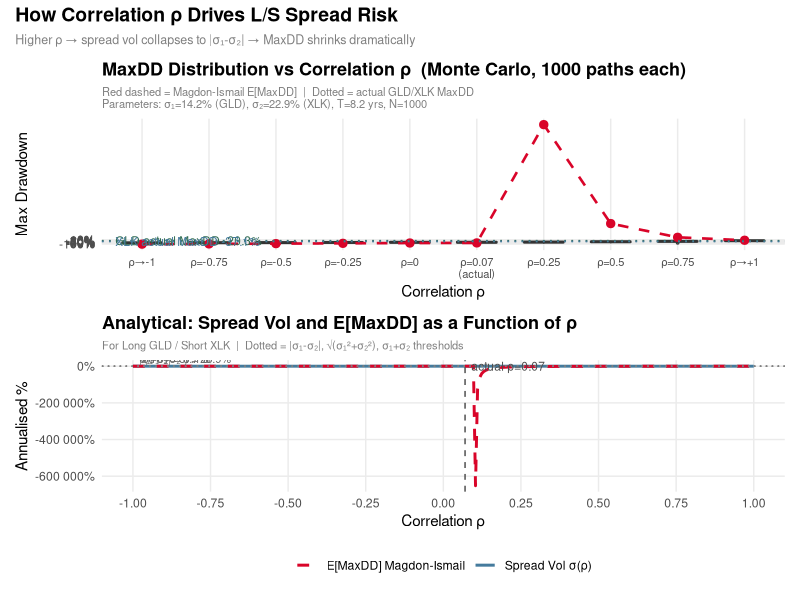

Recreate this plot in R.
################################################################################
# FILE    : utility/plot_spread_vol_vs_rho.R
# Purpose : Visualise how correlation ρ drives spread volatility AND MaxDD
#           via Monte Carlo simulation + Magdon-Ismail analytical overlay
#
# QUESTION: Given two assets (GLD-like, XLK-like), how does the L/S spread
#           MaxDD distribution shift as ρ moves from -1 to +1?
#
# TWO PANELS
#   Panel 1 : Boxplot of simulated MaxDD across ρ grid
#              + Magdon-Ismail E[MaxDD] line overlay
#   Panel 2 : Analytical spread vol curve σ_spread(ρ) with key annotations
#              (deterministic — no simulation needed)
################################################################################

library(MASS)          # mvrnorm — load before tidyverse
library(tidyverse)
library(scales)
library(patchwork)

# ── Parameters (GLD vs XLK empirical) ────────────────────────────────────────
MU1    <- 0.191          # GLD ann drift
MU2    <- 0.158          # XLK ann drift
SIG1   <- 0.142          # GLD ann vol
SIG2   <- 0.229          # XLK ann vol
T_YRS  <- 8.17           # horizon in years
T_DAYS <- round(T_YRS * 252)
N_SIM  <- 1000           # MC paths per ρ

# Daily params
mu1_d  <- MU1  / 252
mu2_d  <- MU2  / 252
sig1_d <- SIG1 / sqrt(252)
sig2_d <- SIG2 / sqrt(252)

# ── ρ grid ────────────────────────────────────────────────────────────────────
# Avoid ±1 exactly (singular covariance); use ±0.995 as stand-ins
rho_grid <- c(-0.995, -0.75, -0.50, -0.25, 0, 0.07, 0.25, 0.50, 0.75, 0.995)
rho_labels <- c("ρ→-1", "ρ=-0.75", "ρ=-0.5", "ρ=-0.25",
                 "ρ=0",  "ρ=0.07\n(actual)", "ρ=0.25", "ρ=0.5",
                 "ρ=0.75", "ρ→+1")

# ── Magdon-Ismail E[MaxDD] ────────────────────────────────────────────────────
# For GBM with ann drift μ and ann vol σ over T years
# Handles μ ≤ 0 (random walk regime) and μ > 0 (drift regime)
magdon_mdd <- function(sigma, mu, T_years) {
  if (mu <= 0 || is.nan(mu))
    return(sigma * sqrt(T_years))           # zero/negative drift → σ√T
  S <- mu / sigma
  (sigma / S) * (log(S * sqrt(T_years)) + 0.35)
}

# ── Running MaxDD helper ──────────────────────────────────────────────────────
max_dd_from_returns <- function(r) {
  w  <- cumprod(1 + r)
  dd <- (w - cummax(w)) / cummax(w)
  min(dd, na.rm = TRUE)
}

# ── Monte Carlo simulation ────────────────────────────────────────────────────
cat("Running MC simulation...\n")

mc_df <- map_dfr(seq_along(rho_grid), function(i) {
  rho <- rho_grid[i]

  Sigma_mat <- matrix(c(sig1_d^2,          rho * sig1_d * sig2_d,
                         rho * sig1_d * sig2_d, sig2_d^2), 2, 2)

  # Annualised spread vol (analytical)
  sig_spread_ann <- sqrt(SIG1^2 + SIG2^2 - 2 * rho * SIG1 * SIG2)

  # Spread ann drift (arithmetic) and geometric drift (for Magdon-Ismail)
  mu_spread_arith <- MU1 - MU2
  mu_spread_geo   <- mu_spread_arith - 0.5 * sig_spread_ann^2

  # Magdon-Ismail expected MaxDD
  mdd_theory <- magdon_mdd(sig_spread_ann, mu_spread_geo, T_YRS)

  # Simulated MaxDD paths
  sim_mdd <- map_dbl(seq_len(N_SIM), function(j) {
    ret    <- mvrnorm(T_DAYS, mu = c(mu1_d, mu2_d), Sigma = Sigma_mat)
    r_spr  <- ret[, 1] - ret[, 2]
    max_dd_from_returns(r_spr)
  })

  tibble(
    rho            = rho,
    rho_label      = rho_labels[i],
    max_dd_sim     = sim_mdd,
    mdd_theory     = mdd_theory,
    sig_spread_ann = sig_spread_ann
  )
}, .progress = TRUE)

cat("Done.\n")

# Factor order for x-axis
mc_df <- mc_df %>%
  mutate(rho_label = factor(rho_label, levels = rho_labels))

# ── Analytical spread vol curve (no simulation) ───────────────────────────────
rho_fine <- seq(-1, 1, length.out = 300)
vol_curve_df <- tibble(
  rho            = rho_fine,
  sig_spread     = sqrt(SIG1^2 + SIG2^2 - 2 * rho_fine * SIG1 * SIG2) * 100,
  mu_spread_geo  = (MU1 - MU2) - 0.5 * (SIG1^2 + SIG2^2 - 2 * rho_fine * SIG1 * SIG2),
  mdd_theory     = map2_dbl(sig_spread / 100, mu_spread_geo,
                             ~ magdon_mdd(.x, .y, T_YRS)) * 100
)

# Key annotation points
key_pts <- tibble(
  rho   = c(-0.995,  0,     0.07,  0.995),
  label = c("ρ→-1", "ρ=0", "actual\nρ=0.07", "ρ→+1"),
  sig_spread = sqrt(SIG1^2 + SIG2^2 - 2 * rho * SIG1 * SIG2) * 100
) %>%
  mutate(sig_spread = sqrt(SIG1^2 + SIG2^2 - 2 * rho * SIG1 * SIG2) * 100)

# Threshold lines
thresh_df <- tibble(
  yintercept = c(abs(SIG1 - SIG2), sqrt(SIG1^2 + SIG2^2), SIG1 + SIG2) * 100,
  label      = c(sprintf("|σ₁-σ₂| = %.1f%%", abs(SIG1-SIG2)*100),
                 sprintf("√(σ₁²+σ₂²) = %.1f%%", sqrt(SIG1^2+SIG2^2)*100),
                 sprintf("σ₁+σ₂ = %.1f%%", (SIG1+SIG2)*100))
)

# ── PLOT 1: MaxDD boxplot + theory line ───────────────────────────────────────
theory_pts <- mc_df %>%
  distinct(rho_label, mdd_theory) %>%
  mutate(mdd_theory = -mdd_theory * 100)   # convert to % negative

p1 <- ggplot(mc_df, aes(x = rho_label, y = max_dd_sim * 100)) +

  # Boxplot distribution of simulated MaxDD
  geom_boxplot(aes(fill = rho), width = 0.6, outlier.size = 0.6,
               outlier.alpha = 0.4, alpha = 0.75) +

  # Magdon-Ismail E[MaxDD] line
  geom_line(data = theory_pts,
            aes(x = rho_label, y = mdd_theory, group = 1),
            colour = "#D90429", linewidth = 0.9, linetype = "dashed") +
  geom_point(data = theory_pts,
             aes(x = rho_label, y = mdd_theory),
             colour = "#D90429", size = 2.5) +

  # Actual GLD/XLK MaxDD reference lines
  geom_hline(yintercept = -20.3, linetype = "dotted",
             colour = "#2D6A4F", linewidth = 0.6) +
  geom_hline(yintercept = -37.1, linetype = "dotted",
             colour = "#457B9D", linewidth = 0.6) +
  annotate("text", x = 0.6, y = -19,   label = "GLD actual MaxDD -20.3%",
           colour = "#2D6A4F", size = 3, hjust = 0) +
  annotate("text", x = 0.6, y = -38.5, label = "XLK actual MaxDD -37.1%",
           colour = "#457B9D", size = 3, hjust = 0) +

  scale_fill_gradient2(low = "#D90429", mid = "grey80", high = "#2D6A4F",
                       midpoint = 0, guide = "none") +
  scale_y_continuous(labels = percent_format(scale = 1, accuracy = 1),
                     breaks = seq(-100, 0, 10)) +
  labs(
    title    = "MaxDD Distribution vs Correlation ρ  (Monte Carlo, 1000 paths each)",
    subtitle = paste0("Red dashed = Magdon-Ismail E[MaxDD]  |  Dotted = actual GLD/XLK MaxDD\n",
                      sprintf("Parameters: σ₁=%.1f%% (GLD), σ₂=%.1f%% (XLK), T=%.1f yrs, N=%d",
                              SIG1*100, SIG2*100, T_YRS, N_SIM)),
    x = "Correlation ρ", y = "Max Drawdown"
  ) +
  theme_minimal(base_size = 11) +
  theme(
    panel.grid.minor  = element_blank(),
    axis.text.x       = element_text(size = 8),
    plot.title        = element_text(face = "bold", size = 13),
    plot.subtitle     = element_text(colour = "grey50", size = 8)
  )

# ── PLOT 2: Analytical spread vol + E[MaxDD] curve ───────────────────────────
p2 <- ggplot(vol_curve_df, aes(x = rho)) +

  # Spread vol curve
  geom_line(aes(y = sig_spread, colour = "Spread Vol σ(ρ)"),
            linewidth = 1.0) +

  # Magdon-Ismail MaxDD curve
  geom_line(aes(y = mdd_theory, colour = "E[MaxDD] Magdon-Ismail"),
            linewidth = 1.0, linetype = "dashed") +

  # Threshold reference lines
  geom_hline(data = thresh_df,
             aes(yintercept = yintercept),
             linetype = "dotted", colour = "grey50", linewidth = 0.5) +
  geom_text(data = thresh_df,
            aes(x = -0.98, y = yintercept, label = label),
            hjust = 0, vjust = -0.4, size = 2.8, colour = "grey40") +

  # Actual ρ marker
  geom_vline(xintercept = 0.07, linetype = "dashed",
             colour = "grey30", linewidth = 0.5) +
  annotate("text", x = 0.09, y = max(vol_curve_df$sig_spread) * 0.95,
           label = "actual ρ=0.07", hjust = 0, size = 3, colour = "grey30") +

  scale_colour_manual(
    values = c("Spread Vol σ(ρ)" = "#457B9D",
               "E[MaxDD] Magdon-Ismail" = "#D90429"),
    name = NULL
  ) +
  scale_x_continuous(breaks = seq(-1, 1, 0.25)) +
  scale_y_continuous(labels = percent_format(scale = 1, accuracy = 1)) +
  labs(
    title    = "Analytical: Spread Vol and E[MaxDD] as a Function of ρ",
    subtitle = "For Long GLD / Short XLK  |  Dotted = |σ₁-σ₂|, √(σ₁²+σ₂²), σ₁+σ₂ thresholds",
    x = "Correlation ρ", y = "Annualised %"
  ) +
  theme_minimal(base_size = 11) +
  theme(
    panel.grid.minor = element_blank(),
    legend.position  = "bottom",
    plot.title       = element_text(face = "bold", size = 13),
    plot.subtitle    = element_text(colour = "grey50", size = 8)
  )

# ── Combined ──────────────────────────────────────────────────────────────────
combined <- (p1 / p2) +
  plot_annotation(
    title    = "How Correlation ρ Drives L/S Spread Risk",
    subtitle = "Higher ρ → spread vol collapses to |σ₁-σ₂| → MaxDD shrinks dramatically",
    theme = theme(
      plot.title    = element_text(face = "bold", size = 14),
      plot.subtitle = element_text(colour = "grey50", size = 9)
    )
  )

print(combined)
invisible(list(p_boxplot = p1, p_curve = p2, combined = combined, mc_df = mc_df))
